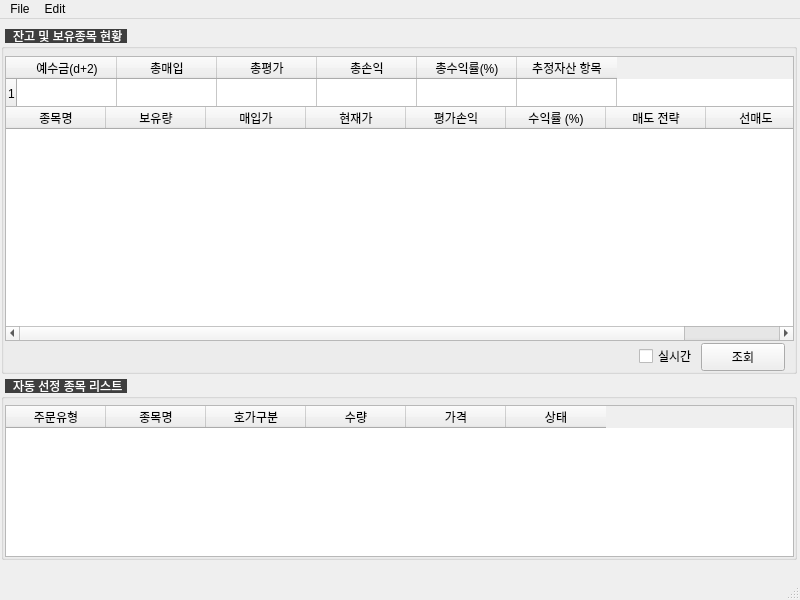
<?xml version="1.0" encoding="UTF-8"?>
<ui version="4.0">
 <class>MainWindow</class>
 <widget class="QMainWindow" name="MainWindow">
  <property name="geometry">
   <rect>
    <x>0</x>
    <y>0</y>
    <width>800</width>
    <height>600</height>
   </rect>
  </property>
  <property name="windowTitle">
   <string>PyTrader</string>
  </property>
  <property name="windowIcon">
   <iconset>
    <normaloff>../../../../../다운로드/risk.png</normaloff>../../../../../다운로드/risk.png</iconset>
  </property>
  <property name="styleSheet">
   <string notr="true">QGroupBox::title {
subcontrol-origin: margin;
padding: 0 3px;
color: white;
font-weight: bold;
background-color: #3e3e3e;
margin-left: 4px;
}</string>
  </property>
  <widget class="QWidget" name="centralwidget">
   <widget class="QGroupBox" name="groupBox_2">
    <property name="geometry">
     <rect>
      <x>1</x>
      <y>10</y>
      <width>796</width>
      <height>345</height>
     </rect>
    </property>
    <property name="styleSheet">
     <string notr="true"/>
    </property>
    <property name="title">
     <string> 잔고 및 보유종목 현황</string>
    </property>
    <widget class="QTableWidget" name="tableWidget">
     <property name="geometry">
      <rect>
       <x>4</x>
       <y>27</y>
       <width>789</width>
       <height>55</height>
      </rect>
     </property>
     <property name="rowCount">
      <number>1</number>
     </property>
     <row/>
     <column>
      <property name="text">
       <string>예수금(d+2)</string>
      </property>
     </column>
     <column>
      <property name="text">
       <string>총매입</string>
      </property>
     </column>
     <column>
      <property name="text">
       <string>총평가</string>
      </property>
     </column>
     <column>
      <property name="text">
       <string>총손익</string>
      </property>
     </column>
     <column>
      <property name="text">
       <string>총수익률(%)</string>
      </property>
     </column>
     <column>
      <property name="text">
       <string>추정자산 항목</string>
      </property>
     </column>
    </widget>
    <widget class="QTableWidget" name="tableWidget_2">
     <property name="geometry">
      <rect>
       <x>4</x>
       <y>77</y>
       <width>789</width>
       <height>235</height>
      </rect>
     </property>
     <column>
      <property name="text">
       <string>종목명</string>
      </property>
     </column>
     <column>
      <property name="text">
       <string>보유량</string>
      </property>
     </column>
     <column>
      <property name="text">
       <string>매입가</string>
      </property>
     </column>
     <column>
      <property name="text">
       <string>현재가</string>
      </property>
     </column>
     <column>
      <property name="text">
       <string>평가손익</string>
      </property>
     </column>
     <column>
      <property name="text">
       <string>수익률 (%)</string>
      </property>
     </column>
     <column>
      <property name="text">
       <string>매도 전략</string>
      </property>
     </column>
     <column>
      <property name="text">
       <string>선매도</string>
      </property>
     </column>
    </widget>
    <widget class="QCheckBox" name="checkBox">
     <property name="geometry">
      <rect>
       <x>638</x>
       <y>315</y>
       <width>59</width>
       <height>24</height>
      </rect>
     </property>
     <property name="text">
      <string>실시간</string>
     </property>
    </widget>
    <widget class="QPushButton" name="pushButton_2">
     <property name="geometry">
      <rect>
       <x>700</x>
       <y>314</y>
       <width>84</width>
       <height>28</height>
      </rect>
     </property>
     <property name="text">
      <string>조회</string>
     </property>
    </widget>
   </widget>
   <widget class="QGroupBox" name="groupBox_3">
    <property name="geometry">
     <rect>
      <x>1</x>
      <y>360</y>
      <width>796</width>
      <height>181</height>
     </rect>
    </property>
    <property name="title">
     <string> 자동 선정 종목 리스트</string>
    </property>
    <widget class="QTableWidget" name="tableWidget_3">
     <property name="geometry">
      <rect>
       <x>4</x>
       <y>26</y>
       <width>789</width>
       <height>152</height>
      </rect>
     </property>
     <column>
      <property name="text">
       <string>주문유형</string>
      </property>
     </column>
     <column>
      <property name="text">
       <string>종목명</string>
      </property>
     </column>
     <column>
      <property name="text">
       <string>호가구분</string>
      </property>
     </column>
     <column>
      <property name="text">
       <string>수량</string>
      </property>
     </column>
     <column>
      <property name="text">
       <string>가격</string>
      </property>
     </column>
     <column>
      <property name="text">
       <string>상태</string>
      </property>
     </column>
    </widget>
   </widget>
   <zorder>groupBox_3</zorder>
   <zorder>groupBox_2</zorder>
  </widget>
  <widget class="QStatusBar" name="statusbar"/>
  <widget class="QMenuBar" name="menubar">
   <property name="geometry">
    <rect>
     <x>0</x>
     <y>0</y>
     <width>800</width>
     <height>23</height>
    </rect>
   </property>
   <widget class="QMenu" name="menuFile">
    <property name="title">
     <string>File</string>
    </property>
   </widget>
   <widget class="QMenu" name="menuConfig">
    <property name="title">
     <string>Edit</string>
    </property>
   </widget>
   <addaction name="menuFile"/>
   <addaction name="menuConfig"/>
  </widget>
 </widget>
 <resources/>
 <connections/>
</ui>
